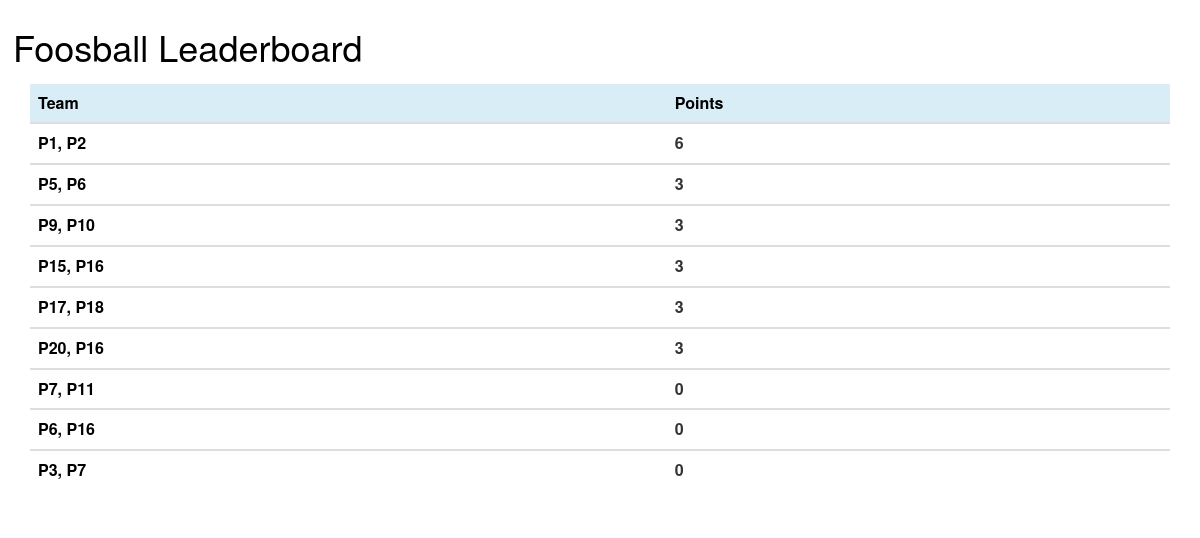
Page /leaderboard/ on the committed database.
### competition/models.py (models this page shows, shortened)
class Team(models.Model):
	player1 = models.ForeignKey(Player,on_delete=models.CASCADE, related_name="first")
	player2 = models.ForeignKey(Player,on_delete=models.CASCADE, related_name="second")
	foosball_points = models.IntegerField(default=0,blank=True,null=True)
	class Meta:
		unique_together = ['player1','player2']

class Player(models.Model):
    name=models.CharField(max_length=100)
    def __str__(self):
        return self.name

### competition/views.py (the view)
# urls.py: re_path('leaderboard/',showLeaderboard,name='leaderboard')
def showLeaderboard(request):
	teams = Team.objects.all().order_by('-foosball_points')
	counter = 1
	till = teams[0].foosball_points
	final = []
	for team in teams:
		if team.foosball_points < till:
			counter = counter+1
			till = team.foosball_points
		if counter == 4:
			break
		final.append(team)
	return render(request, 'leaderboard.html', {'teams': final})

### competition/templates/leaderboard.html
{% extends "base.html" %}
{% load static %}
{% block content %}
<table class="table">
	<thead>
		<tr class="info" style="color:black">
			<th style="color:black">Team</th>
			<th style="color:black">Points</th>
		</tr>
	</thead>
	{% for team in teams %}
	<tbody>
		<tr>
		<td style="color:black">
			<a href="{% url 'team-detail' team.id %}" style="color:black"><b>{{ team.player1 }}, {{ team.player2 }}</b></a>
		</td>
		<td>
			<b>{{ team.foosball_points }}</b>
		</td>
		</tr>
	</tbody>
{% endfor %}
{% endblock %}

### competition/templates/base.html (shortened to what this page needs)
<html>
<head>
	<link rel="stylesheet" href="//maxcdn.bootstrapcdn.com/bootstrap/3.2.0/css/bootstrap.min.css">
	<link rel="stylesheet" href="//maxcdn.bootstrapcdn.com/bootstrap/3.2.0/css/bootstrap-theme.min.css">
</head>
<body style="background-image: url(https://pictures.topspeed.com/IMG/jpg/201005/special-edition-audi-6.jpg)">
<a href="{% url 'home' %}" class="btn" >
<h1 style="color:black"><center>Foosball Leaderboard</center></h1>
</a>
    <div class="container main-block" style="color:black" >
        {% block content %}
        {% endblock content %}
    </div>
</body>
</html>

### rows in the picture
Team: player1 "P1", player2 "P2", foosball_points "6"
Team: player1 "P5", player2 "P6", foosball_points "3"
Team: player1 "P9", player2 "P10", foosball_points "3"
Team: player1 "P15", player2 "P16", foosball_points "3"
Team: player1 "P17", player2 "P18", foosball_points "3"
Team: player1 "P20", player2 "P16", foosball_points "3"
Team: player1 "P7", player2 "P11", foosball_points "0"
Team: player1 "P6", player2 "P16", foosball_points "0"
Team: player1 "P3", player2 "P7", foosball_points "0"
